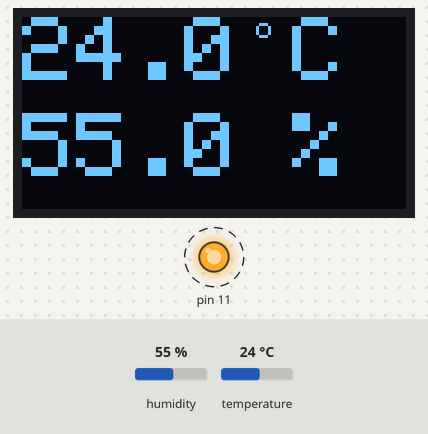
A sketch run on a simulated Arduino Uno, built with avr-gcc and run on an emulated ATmega328P. Parts: 128×64 one-colour display, output pins drawn as LEDs (lit = HIGH). Dashed ring = blinking. The test bench sets the inputs (shaded band); at power-on: humidity 55 %, temperature 24 °C.

Above: at 7.2 s.
7.3 s: humidity set to 22 %
10.3 s: temperature set to 12 °C
At 14.2 s:
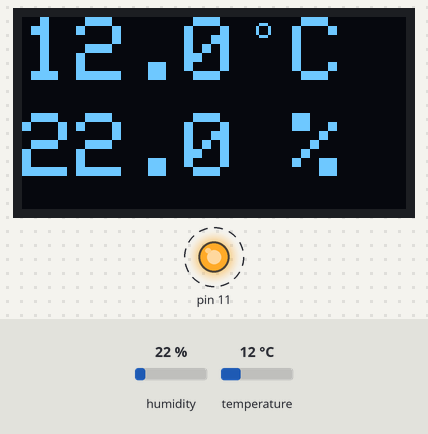
15.0 s: humidity set to 40 %
At 18.8 s:
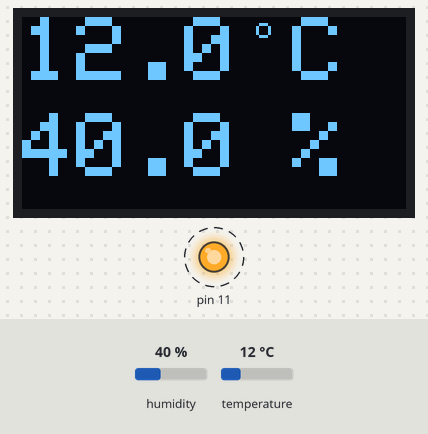
19.7 s: temperature set to 19 °C
At 24.39 s:
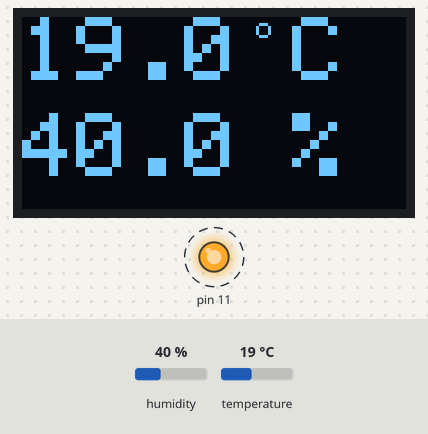
Timing chart, 0 to 25.3 s (numbered marks = the images above; inputs shaded):
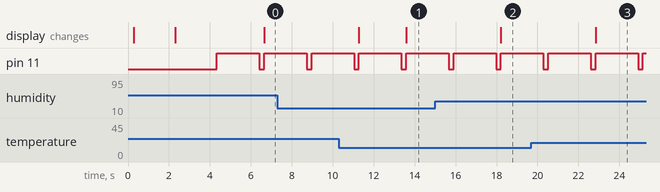

The sketch:

DHT_with_OLED.ino
```cpp
#include <SPI.h>
#include <Wire.h>
#include <Adafruit_GFX.h>
#include <Adafruit_SH110X.h>

#include <dht.h>

#define i2c_Address 0x3c

#define SCREEN_WIDTH 128
#define SCREEN_HEIGHT 64
#define OLED_RESET -1
Adafruit_SH1106G display = Adafruit_SH1106G(SCREEN_WIDTH, SCREEN_HEIGHT, &Wire, OLED_RESET);

dht dht22;

#define NUMFLAKES 10
#define XPOS 0
#define YPOS 1
#define DELTAY 2


#define LOGO16_GLCD_HEIGHT 16
#define LOGO16_GLCD_WIDTH 16

void setup() {
  Serial.begin(9600);
  delay(250);
  display.begin(i2c_Address, true);
  delay(2000);
  display.clearDisplay();
  display.drawPixel(10, 10, SH110X_WHITE);
  display.display();
  delay(2000);
}

void loop() {
  int readData = dht22.read22(7);
  float t = dht22.temperature;
  float h = dht22.humidity;
  display.display();
  display.clearDisplay();
  display.setTextSize(3);
  display.setTextColor(SH110X_WHITE);
  display.setCursor(0, 0);
  //display.print("Tem:");
  display.print(t, 1);
  display.setTextSize(1);
  display.print(" o ");
  display.setTextSize(3);
  display.println("C");
  display.setTextSize(1);
  display.println();
  //display.print("Hum:");
  display.setTextSize(3);
  display.print(h, 1);
  display.println(" %");
  analogWrite(11, 255);
  delay(800);
  for(int i = 255; i > 0; i--)
  {
    analogWrite(11, i);
    delay(5);
  }
  analogWrite(11, 0);
  delay(200);
}
```

Measured:
- after the input at 10.3 s, the display: first differs from a run without the input after 3.3 s (image 1)
- after the input at 15.0 s, the display: changes after 3.2 s (image 2)
- after the input at 19.7 s, the display: changes after 3.1 s (image 3)
- by itself, pin 11: alternates HIGH for 2.1 s and LOW for 0.23 s
